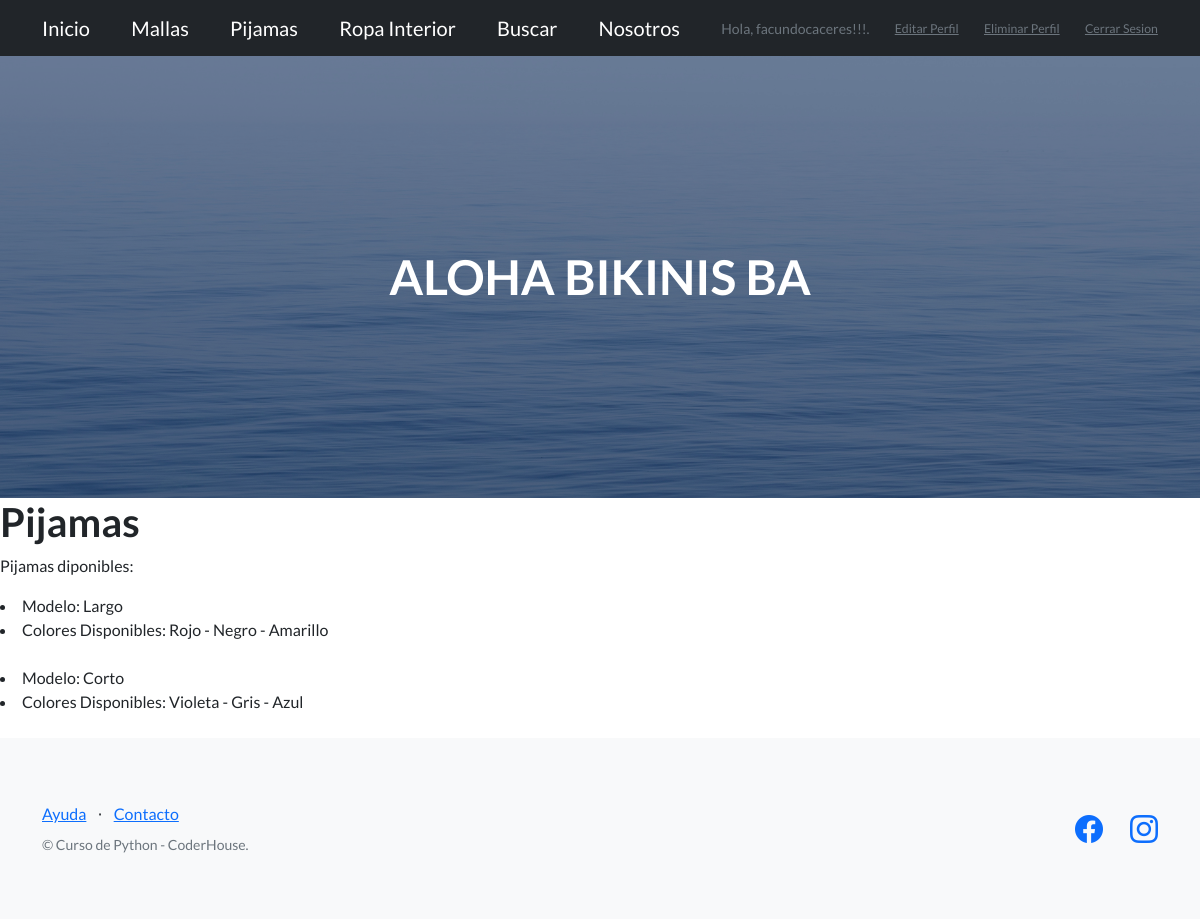
/pijamas (signed in), run on the app's committed database.
### TercerEntrega/models.py (models this page shows, shortened)
class Pijamas(models.Model):
    nombreModelo= models.CharField(max_length=30)
    inviernoverano= models.CharField(max_length=30)
    talles= models.CharField(max_length=30)
    Colores= models.CharField(max_length=30)

### TercerEntrega/views.py (the view)
# urls.py: path('pijamas', views.pijamas, name="Pijamas"),
def pijamas(request):
      pijam = Pijamas.objects.all() #trae todos los pijamas
      contexto= {"pijam":pijam}
      return render(request, "TercerEntrega/pijamas.html",contexto)

### TercerEntrega/templates/TercerEntrega/pijamas.html
<!DOCTYPE html>
<html lang="en">
{% extends "TercerEntrega/padre.html" %}
{% load static %}
{% block contenidoQueCambia %}
   <h1>Pijamas</h1>
   <p>Pijamas diponibles:</p>
{% for p in pijam %}
<li>Modelo: {{p.nombreModelo}}</li>
<li>Colores Disponibles: {{p.Colores}}</li><br/>
{% endfor %}
{% endblock %}

### TercerEntrega/templates/TercerEntrega/padre.html (shortened to what this page needs)
<!DOCTYPE html>
<html lang="en">
    <head>
        {% load static %}
        <link href="https://cdn.jsdelivr.net/npm/bootstrap-icons@1.5.0/font/bootstrap-icons.css" rel="stylesheet" type="text/css" />
        <link href="{% static 'TercerEntrega/css/styles.css' %}" rel="stylesheet" />
    </head>
    <body>
        <nav class="navbar navbar-expand-lg navbar-dark bg-dark">
            <div class="container">
                <a class="navbar-brand" href="{% url 'Inicio' %}">Inicio</a>
                <a class="navbar-brand" href="{% url 'Mallas' %}">Mallas</a>
                <a class="navbar-brand" href="{% url 'Pijamas' %}">Pijamas</a>
                <a class="navbar-brand" href="{% url 'Ropa Interior' %}">Ropa Interior</a>
                <a class="navbar-brand" href="{% url 'Buscar' %}">Buscar</a>
                <a class="navbar-brand" href="{% url 'Nosotros' %}">Nosotros</a>
                {% if request.user.is_authenticated %}
                <p class="text-muted small mb-4 mb-lg-0"> Hola, {{user.username}}!!!.</p>
                <small><a class="text-muted small mb-4 mb-lg-0" href="{% url 'EditarPerfil' %}">Editar Perfil</a></small>
                <small><a class="text-muted small mb-4 mb-lg-0" href="{% url 'EliminarPerfil' %}">Eliminar Perfil</a></small>
                <small><a class="text-muted small mb-4 mb-lg-0" href="{% url 'Logout' %}">Cerrar Sesion</a></small>
                {% endif %}
            </div>
        </nav>
        <header class="masthead">
            <div class="container position-relative">
                <div class="row justify-content-center">
                    <div class="col-xl-6">
                        <div class="text-center text-white">
                            <h1 class="mb-0">ALOHA BIKINIS BA</h1>
                        </div>
                    </div>
                </div>
            </div>
        </header>
        {% block contenidoQueCambia %}
        {% endblock %}
        <footer class="footer bg-light">
            <div class="container">
                <div class="row">
                    <div class="col-lg-6 h-100 text-center text-lg-start my-auto">
                        <ul class="list-inline mb-2">
                            <li class="list-inline-item"><a href="#!">Ayuda</a></li>
                            <li class="list-inline-item">⋅</li>
                            <li class="list-inline-item"><a href="#!">Contacto</a></li>
                        </ul>
                        <p class="text-muted small mb-4 mb-lg-0">&copy; Curso de Python - CoderHouse.</p>
                    </div>
                    <div class="col-lg-6 h-100 text-center text-lg-end my-auto">
                        <ul class="list-inline mb-0">
                            <li class="list-inline-item me-4">
                                <a href="https://www.facebook.com/people/Aloha-Buenos-Aires/100063824859933/"><i class="bi-facebook fs-3"></i></a>
                            </li>
                            <li class="list-inline-item">
                                <a href="https://www.instagram.com/alohabikinisba/?hl=es-la"><i class="bi-instagram fs-3"></i></a>
                            </li>
                        </ul>
                    </div>
                </div>
            </div>
        </footer>
    </body>
</html>

### data on the page
Pijamas: nombreModelo "Largo", Colores "Rojo - Negro - Amarillo"
Pijamas: nombreModelo "Corto", Colores "Violeta - Gris - Azul"

### other printed values
{{ user.username }} "facundocaceres"
